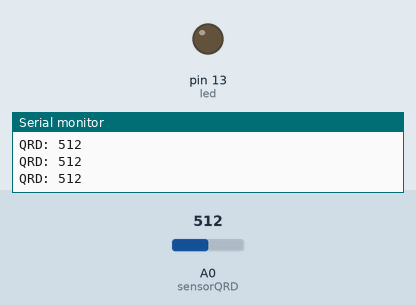
Simulated run of this sketch. Board: Arduino Uno, built with avr-gcc and run on an emulated ATmega328P. On the bench: output pins drawn as LEDs (lit = HIGH), the last lines printed to the serial monitor. The test bench sets the inputs (shaded band); at power-on: A0 (sensorQRD) = 512.

Above: at 1.2 s.
1.3 s: A0 (sensorQRD) set to 520
At 2.0 s:
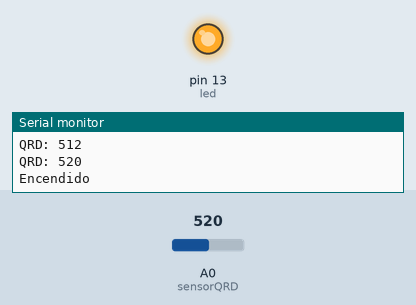
2.8 s: A0 (sensorQRD) set to 511
At 3.6 s:
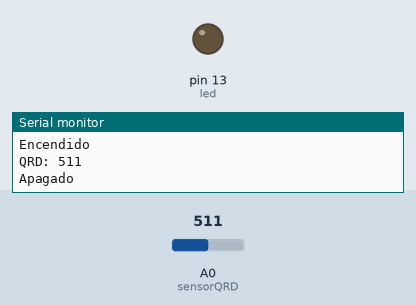
5.8 s: A0 (sensorQRD) set to 716
At 7.1 s:
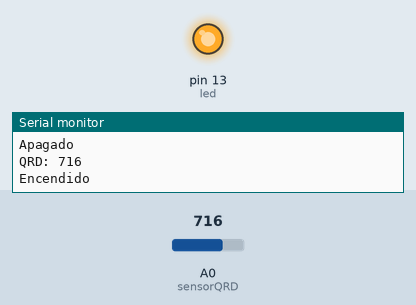
7.8 s: A0 (sensorQRD) set to 502
At 8.7 s:
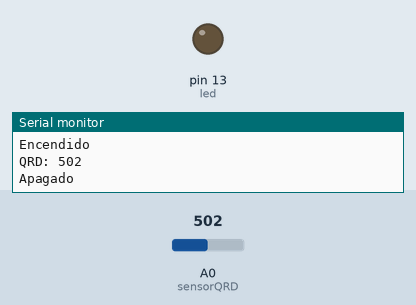
Timing chart, 0 to 10.8 s (numbered marks = the images above; inputs shaded):
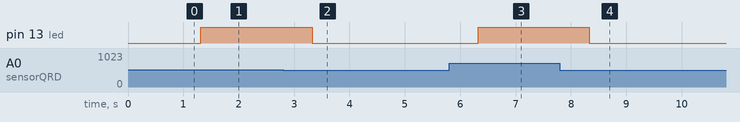

The sketch:

Ejemplo_Sensor.ino
```cpp
int sensorQRD = A0;

// leds indicadores
int led = 13;

// umbral para el QRD
int umbral = 512;

void setup() {
  pinMode(led, OUTPUT);
  Serial.begin(9600);
}

void loop() {
  /*int digQRD = digitalRead(sensorQRD);
  Serial.print("QRD: "); Serial.println(digQRD);

  digitalWrite(led, digQRD);

  */
  int valQRD = analogRead(sensorQRD);
  Serial.print("QRD: "); Serial.println(valQRD);

  if(valQRD > umbral)
  {
  digitalWrite(led, HIGH);
  Serial.println("Encendido");
  delay(1000);
  }

  if(valQRD < umbral)
  {
  digitalWrite(led, LOW);
  Serial.println("Apagado");
  delay(1000);
  }

}
```

Measured:
- the behaviour switches between 512 and 513 on A0 (sensorQRD) (found by bisection; images 0 and 1)
- after the input at 1.3 s, pin 13 (led): LOW → HIGH at once
- after the input at 2.8 s, pin 13 (led): HIGH → LOW after 0.53 s
- after the input at 5.8 s, pin 13 (led): LOW → HIGH after 0.53 s
- after the input at 7.8 s, pin 13 (led): HIGH → LOW after 0.53 s
